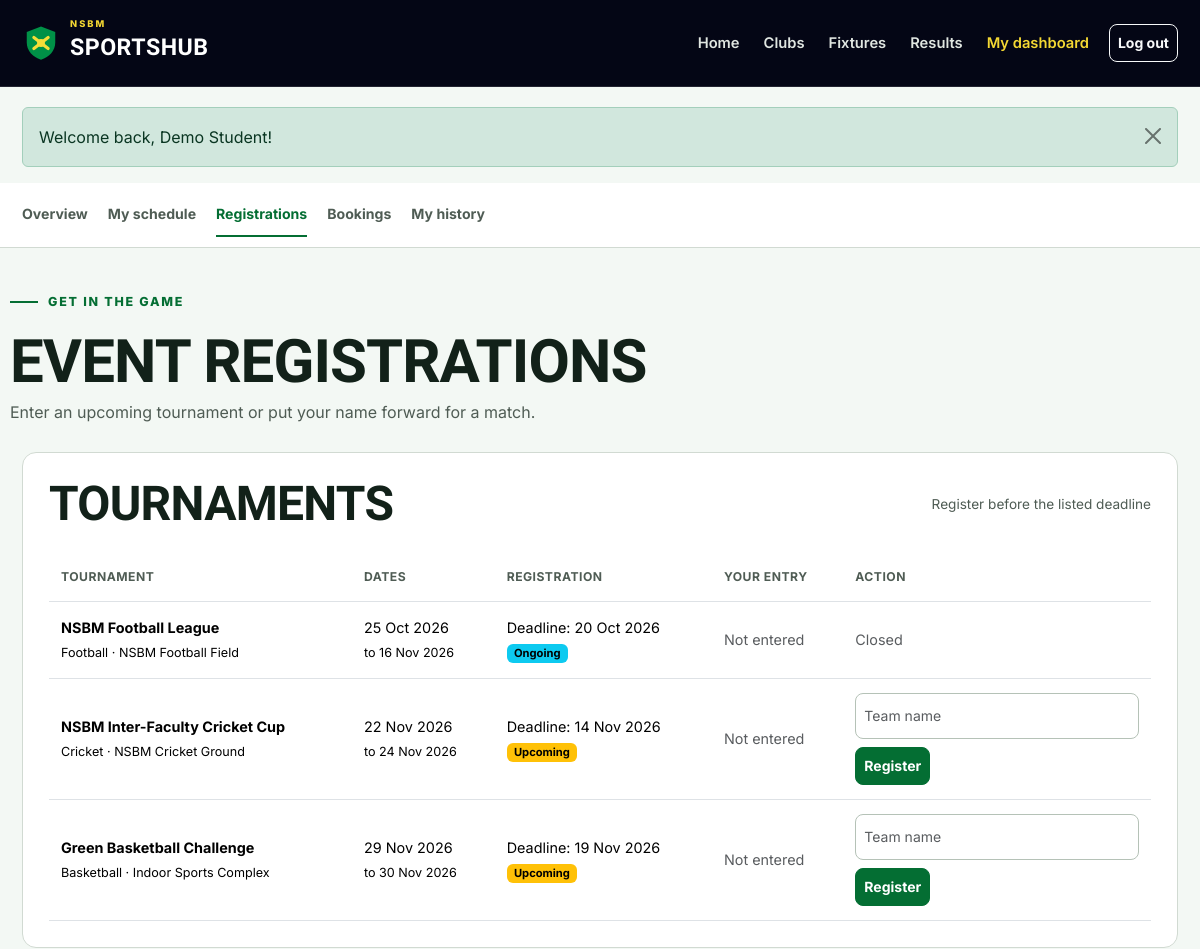
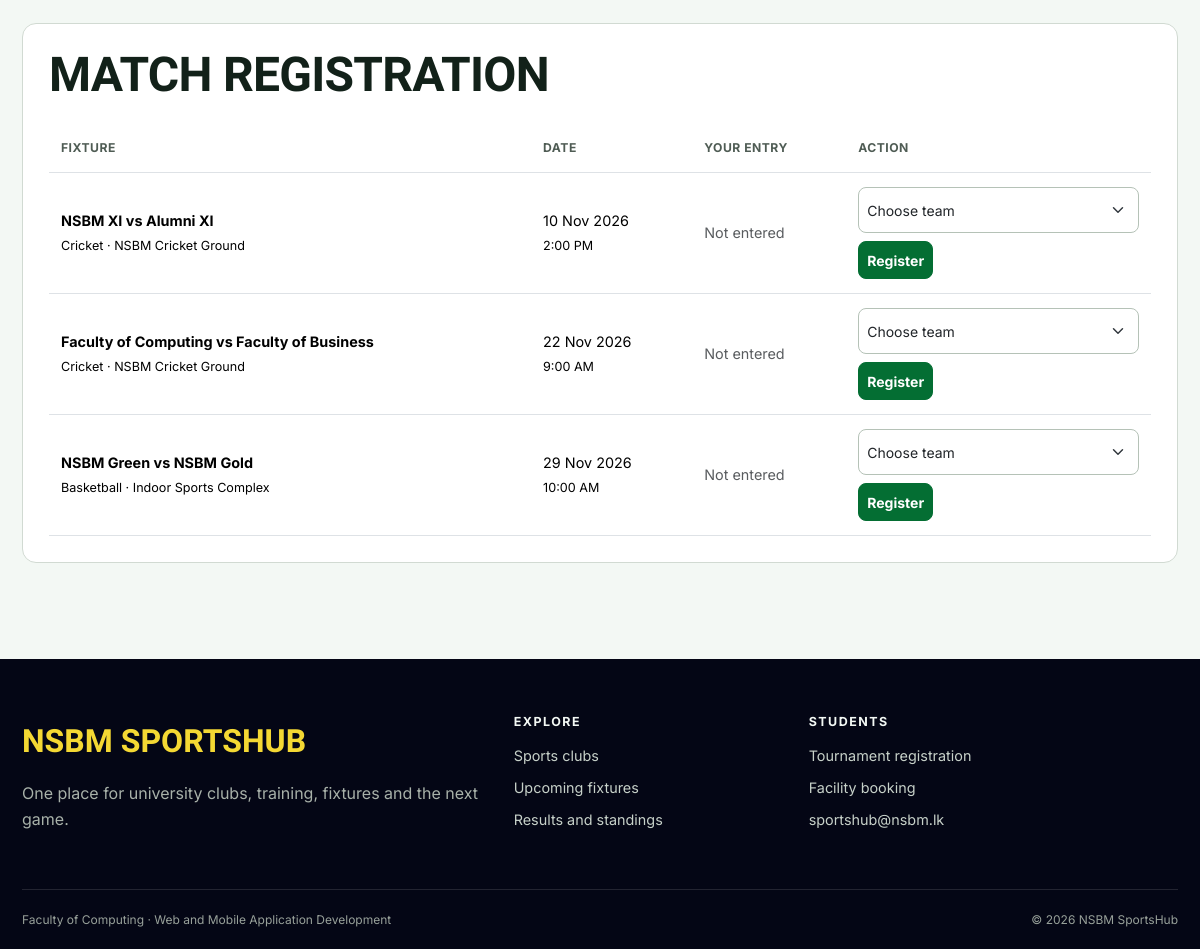
The page /student/registrations.php (signed in) on the database its author committed (2 pictures, top to bottom).
### tables this page shows
CREATE TABLE tournaments (
    id INT UNSIGNED AUTO_INCREMENT PRIMARY KEY,
    name VARCHAR(120) NOT NULL,
    sport VARCHAR(80) NOT NULL,
    description TEXT NOT NULL,
    start_date DATE NOT NULL,
    end_date DATE NOT NULL,
    venue VARCHAR(120) NOT NULL,
    registration_deadline DATE NOT NULL,
    max_teams SMALLINT UNSIGNED NOT NULL DEFAULT 8,
    status ENUM('upcoming', 'ongoing', 'completed') NOT NULL DEFAULT 'upcoming',
    created_at TIMESTAMP DEFAULT CURRENT_TIMESTAMP
);

CREATE TABLE matches (
    id INT UNSIGNED AUTO_INCREMENT PRIMARY KEY,
    tournament_id INT UNSIGNED NULL,
    sport VARCHAR(80) NOT NULL,
    home_team VARCHAR(100) NOT NULL,
    away_team VARCHAR(100) NOT NULL,
    match_datetime DATETIME NOT NULL,
    venue VARCHAR(120) NOT NULL,
    status ENUM('scheduled', 'completed', 'cancelled') NOT NULL DEFAULT 'scheduled',
    home_score SMALLINT UNSIGNED NULL,
    away_score SMALLINT UNSIGNED NULL,
    created_at TIMESTAMP DEFAULT CURRENT_TIMESTAMP,
    FOREIGN KEY (tournament_id) REFERENCES tournaments(id) ON DELETE SET NULL
);

### includes/auth.php (called while the page is built, shortened)
<?php
function current_user()
{
    $user = fetch_one('SELECT id, student_id, full_name, email, role FROM users WHERE id = ?', [$_SESSION['user_id']]);
    return $user;
}

### student/registrations.php (the view, shortened to what this page needs)
<?php
$userId = current_user()['id'];
$tournaments = fetch_all("SELECT t.*, tr.status AS registration_status, tr.team_name
    FROM tournaments t
    LEFT JOIN tournament_registrations tr ON tr.tournament_id = t.id AND tr.user_id = ?
    WHERE t.end_date >= CURDATE()
    ORDER BY t.start_date", [$userId]);
$matches = fetch_all("SELECT m.*, mr.status AS registration_status, mr.preferred_team
    FROM matches m
    LEFT JOIN match_registrations mr ON mr.match_id = m.id AND mr.user_id = ?
    WHERE m.status = 'scheduled' AND m.match_datetime >= NOW()
    ORDER BY m.match_datetime", [$userId]);
include __DIR__ . '/../includes/header.php';
include __DIR__ . '/../includes/student_nav.php';
?>
<div class="container dashboard-head"><span class="section-kicker">Get in the game</span>
    <h1>Event registrations</h1><p>Enter an upcoming tournament or put your name forward for a match.</p>
</div>
<div class="container dashboard-content">
    <section class="content-panel">
        <div class="page-title-row">
            <h2>Tournaments</h2><span class="required-note">Register before the listed deadline</span>
        </div>
        <?php if ($tournaments): ?>
            <div class="table-responsive">
                <table class="table">
                    <thead>
                        <tr>
                            <th>Tournament</th>
                            <th>Dates</th>
                            <th>Registration</th>
                            <th>Your entry</th>
                            <th>Action</th>
                        </tr>
                    </thead>
                    <tbody>
                        <?php foreach ($tournaments as $tournament): ?>
                            <tr>
                                <td><strong><?= e($tournament['name']) ?></strong><br><small><?= e($tournament['sport']) ?> · <?= e($tournament['venue']) ?></small></td>
                                <td><?= format_date($tournament['start_date']) ?><br><small>to <?= format_date($tournament['end_date']) ?></small></td>
                                <td>Deadline: <?= format_date($tournament['registration_deadline']) ?><br><?= status_badge($tournament['status']) ?></td>
                                <td>
                                    <?php if ($tournament['registration_status']): ?><?= status_badge($tournament['registration_status']) ?><br><small><?= e($tournament['team_name']) ?></small>
                                    <?php else: ?><span class="text-muted">Not entered</span>
                                <?php endif; ?></td>
                                <td>
                                    <?php if ($tournament['registration_status'] === 'registered'): ?>
                                        <form method="post">
                                            <input type="hidden" name="tournament_id" value="<?= $tournament['id'] ?>">
                                            <input type="hidden" name="action" value="withdraw_tournament">
                                            <button class="btn btn-sm btn-outline-danger" type="submit">Withdraw</button>
                                        </form>
                                    <?php elseif ($tournament['status'] === 'upcoming' && $tournament['registration_deadline'] >= date('Y-m-d')): ?>
                                        <form method="post" class="needs-validation" novalidate>
                                            <input class="form-control form-control-sm mb-2" id="team-<?= $tournament['id'] ?>" name="team_name" placeholder="Team name" minlength="2" maxlength="100" required>
                                            <button class="btn btn-sm btn-sport" type="submit">Register</button>
                                        </form>
                                    <?php else: ?><span class="text-muted">Closed</span><?php endif; ?></td>
                        </tr><?php endforeach; ?>
                    </tbody>
                </table>
        </div><?php else: ?><p>No tournaments are currently open.</p><?php endif; ?>
    </section>
    <section class="content-panel">
        <h2 class="mb-4">Match registration</h2>
        <?php if ($matches): ?>
            <div class="table-responsive">
                <table class="table">
                    <thead>
                        <tr>
                            <th>Fixture</th>
                            <th>Date</th>
                            <th>Your entry</th>
                            <th>Action</th>
                        </tr>
                    </thead>
                    <tbody>
                        <?php foreach ($matches as $match): ?>
                            <tr>
                                <td><strong><?= e($match['home_team']) ?> vs <?= e($match['away_team']) ?></strong><br><small><?= e($match['sport']) ?> · <?= e($match['venue']) ?></small></td>
                                <td><?= format_date($match['match_datetime']) ?><br><small><?= format_time($match['match_datetime']) ?></small></td>
                                <td>
                                    <?php if ($match['registration_status']): ?><?= status_badge($match['registration_status']) ?>
                                        <?php if ($match['registration_status'] === 'registered'): ?><br><small><?= e($match[$match['preferred_team'] . '_team']) ?></small>
                                        <?php endif; ?>
                                    <?php else: ?><span class="text-muted">Not entered</span>
                                <?php endif; ?></td>
                                <td>
                                    <?php if ($match['registration_status'] === 'registered'): ?>
                                        <form method="post">
                                            <input type="hidden" name="match_id" value="<?= $match['id'] ?>">
                                            <input type="hidden" name="action" value="withdraw_match">
                                            <button class="btn btn-sm btn-outline-danger" type="submit">Withdraw</button>
                                        </form>
                                    <?php else: ?>
                                        <form method="post" class="needs-validation" novalidate>
                                            <select class="form-select form-select-sm mb-2" id="preferred-<?= $match['id'] ?>" name="preferred_team" required>
                                                <option value="">Choose team</option>
                                            </select>
                                            <button class="btn btn-sm btn-sport" type="submit">Register</button>
                                </form><?php endif; ?></td>
                        </tr><?php endforeach; ?>
                    </tbody>
                </table>
        </div><?php else: ?><p>No matches are open for registration.</p><?php endif; ?>
    </section>
</div>
<?php include __DIR__ . '/../includes/footer.php'; ?>

### includes/functions.php (shortened to what this page needs)
<?php
function e($value)
{
    return htmlspecialchars($value ?? '', ENT_QUOTES);
}
function run_query($sql, $params = [])
{
    global $connection;
    $statement = mysqli_prepare($connection, $sql);
    if (count($params) > 0) {
        $types = str_repeat('s', count($params));
        mysqli_stmt_bind_param($statement, $types, ...$params);
    }
    if (!mysqli_stmt_execute($statement)) {
        die('SQL error: ' . mysqli_stmt_error($statement));
    }
    return $statement;
}
function fetch_all($sql, $params = [])
{
    $statement = run_query($sql, $params);
    $result = mysqli_stmt_get_result($statement);
    return mysqli_fetch_all($result, MYSQLI_ASSOC);
}
function fetch_one($sql, $params = [])
{
    $rows = fetch_all($sql, $params);
    if (count($rows) > 0) {
        return $rows[0];
    }
    return false;
}
function format_date($date, $format = 'd M Y')
{
    if ($date) {
        return date($format, strtotime($date));
    }
    return 'Not set';
}
function format_time($time)
{
    if ($time) {
        return date('g:i A', strtotime($time));
    }
    return 'Not set';
}
function status_badge($status)
{
    $classes = [
        'approved' => 'success',
        'active' => 'success',
        'completed' => 'success',
        'registered' => 'success',
        'ongoing' => 'info',
        'scheduled' => 'info',
        'pending' => 'warning',
        'upcoming' => 'warning',
        'rejected' => 'danger',
        'cancelled' => 'danger',
        'maintenance' => 'danger',
        'inactive' => 'secondary',
        'withdrawn' => 'secondary',
    ];
    $class = $classes[$status] ?? 'secondary';
    return '<span class="badge text-bg-' . $class . '">' . e(ucfirst($status)) . '</span>';
}

### assets/css/style.css (style rules this page uses)
:root { --navy-950: #040615; --navy-900: #0d1023; --navy-800: #191d34; --green-600: #0a8842; --green-700: #046e33; --green-800: #055728; --yellow-400: #f4d833; --paper-50: #f3f8f4; --paper-100: #e7efe9; --ink-900: #122119; --ink-600: #4f5c54; --page-bg: var(--paper-50); --page-text: var(--ink-900); --muted-text: var(--ink-600); --brand: var(--green-700); --brand-hover: var(--green-800); --highlight: var(--yellow-400); --dark-surface: var(--navy-950); --line: #d1dad2; --radius-sm: 8px; --radius-md: 14px; --radius-lg: 22px; --shadow: 0 12px 32px rgba(11, 26, 18, 0.08); }
* { box-sizing: border-box; }
html { scroll-behavior: smooth; }
body { min-height: 100dvh; margin: 0; background: var(--page-bg); color: var(--page-text); font-family: "Inter", sans-serif; font-size: 16px; line-height: 1.65; }
button, a, input, select, textarea { transition: color 180ms ease-out, background-color 180ms ease-out, border-color 180ms ease-out, transform 180ms ease-out; }
h1, h2, h3, h4, .display-font { font-family: "Barlow Condensed", sans-serif; font-weight: 700; line-height: 1.05; letter-spacing: -0.015em; }
h1 { font-size: clamp(2.5rem, 6vw, 4.8rem); }
h2 { font-size: clamp(2rem, 4vw, 3rem); }
p { max-width: 72ch; }
.container { max-width: 1180px; }
.btn { min-height: 44px; display: inline-flex; align-items: center; justify-content: center; gap: 8px; font-weight: 700; border-radius: var(--radius-sm); }
.btn-sm { min-height: 38px; }
.btn-sport { background: var(--brand); border-color: var(--brand); color: #fff; }
.hero-kicker, .section-kicker { display: inline-flex; align-items: center; gap: 10px; margin-bottom: 18px; color: var(--brand); font-size: 0.78rem; font-weight: 800; letter-spacing: 0.14em; text-transform: uppercase; }
.hero-kicker::before, .section-kicker::before { content: ""; width: 28px; height: 2px; background: currentColor; }
.page-title-row { display: flex; flex-wrap: wrap; justify-content: space-between; align-items: center; gap: 16px; margin-bottom: 24px; }
.page-title-row h1, .page-title-row h2 { margin: 0; }
.content-panel { padding: 26px; margin-bottom: 24px; background: #fff; border: 1px solid var(--line); border-radius: var(--radius-md); }
.content-panel h2, .content-panel h3 { text-transform: uppercase; }
.form-control, .form-select { min-height: 46px; border-radius: var(--radius-sm); border-color: #b5c2b7; }
.required-note { font-size: 0.85rem; color: var(--muted-text); }
.dashboard-head { padding: 36px 0 26px; }
.dashboard-head h1 { margin: 0; font-size: clamp(2.5rem, 5vw, 3.8rem); text-transform: uppercase; }
.dashboard-head p { margin: 6px 0 0; color: var(--muted-text); }
.dashboard-content { padding-bottom: 72px; }
.table { margin-bottom: 0; vertical-align: middle; }
.table > :not(caption) > * > * { padding: 14px 12px; }
.table thead th { color: var(--muted-text); font-size: 0.76rem; letter-spacing: 0.04em; text-transform: uppercase; white-space: nowrap; }
.table tbody td { font-size: 0.9rem; }
.badge { font-size: 0.7rem; }

### rows shown on the page
tournaments: name "NSBM Football League", sport "Football", venue "NSBM Football Field", start_date "25 Oct 2026", end_date "16 Nov 2026", registration_deadline "20 Oct 2026", status "Ongoing", shows "Closed"
tournaments: name "NSBM Inter-Faculty Cricket Cup", sport "Cricket", venue "NSBM Cricket Ground", start_date "22 Nov 2026", end_date "24 Nov 2026", registration_deadline "14 Nov 2026", status "Upcoming"
tournaments: name "Green Basketball Challenge", sport "Basketball", venue "Indoor Sports Complex", start_date "29 Nov 2026", end_date "30 Nov 2026", registration_deadline "19 Nov 2026", status "Upcoming"
matches: home_team "NSBM XI", away_team "Alumni XI", sport "Cricket", venue "NSBM Cricket Ground", match_datetime "10 Nov 2026", match_datetime "2:00 PM"
matches: home_team "Faculty of Computing", away_team "Faculty of Business", sport "Cricket", venue "NSBM Cricket Ground", match_datetime "22 Nov 2026", match_datetime "9:00 AM"
matches: home_team "NSBM Green", away_team "NSBM Gold", sport "Basketball", venue "Indoor Sports Complex", match_datetime "29 Nov 2026", match_datetime "10:00 AM"

### other values the page prints
$message['message'] "Welcome back, Demo Student!"
